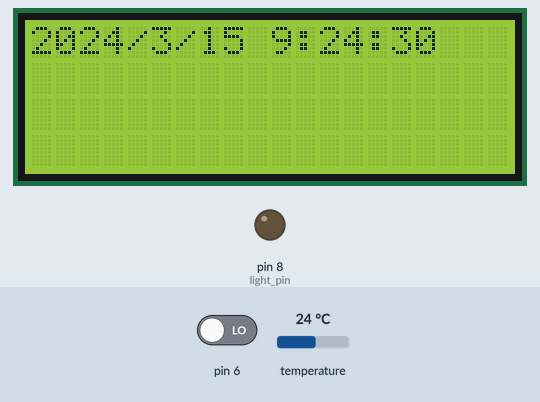
Recording of a sketch running on a simulated Arduino Uno, built with avr-gcc and run on an emulated ATmega328P. On the bench: 20×4 character LCD, output pins drawn as LEDs (lit = HIGH). Inputs (shaded band) come from the test bench; at power-on: temperature 24 °C, pin 6 LOW. The local clock reads 2024-03-15 10:24:30 at power-on unless the sketch sets it; what the sketch prints to the serial monitor is not drawn.

Above: at 1.2 s.
1.3 s: temperature set to 12 °C
At 3.2 s:
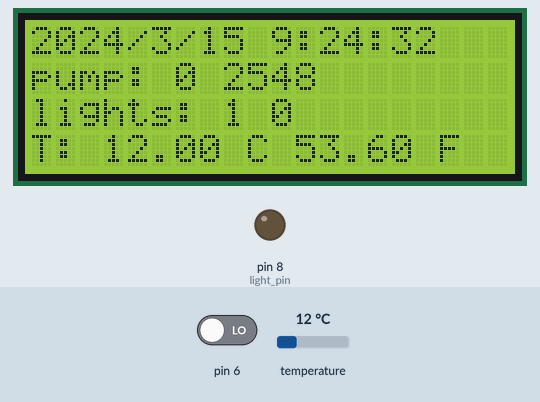
4.8 s: temperature set to 19 °C
At 6.3 s:
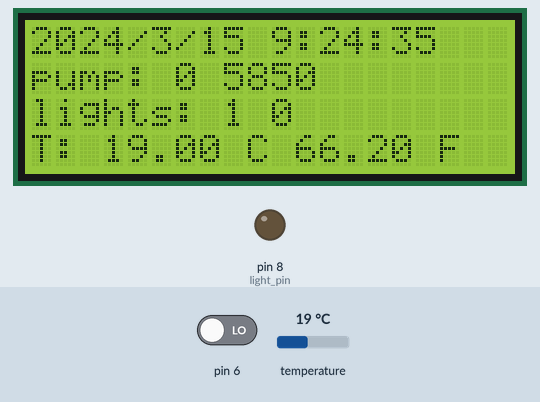
6.5 s: temperature set to 28 °C
At 7.3 s:
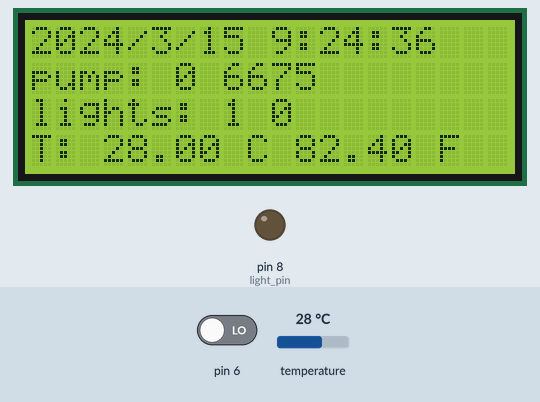
Timing chart, 0 to 9.5 s (numbered marks = the images above; inputs shaded):
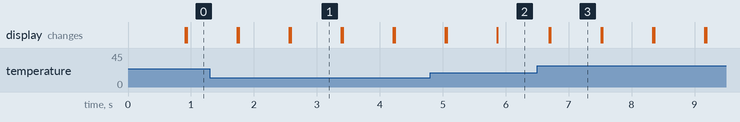

The sketch:

NewAqua.ino
```cpp
#include <Wire.h>
#include "DS3231.h"
#include <OneWire.h>
#include <DallasTemperature.h>
#include <LiquidCrystal_I2C.h>
LiquidCrystal_I2C lcd(0x27,20,4);  // set the LCD address to 0x27 for a 16 chars and 2 line display
RTClib RTC;

#define ONE_WIRE_BUS 13
// Setup a oneWire instance to communicate with any OneWire devices (not just Maxim/Dallas temperature ICs)
OneWire oneWire(ONE_WIRE_BUS);
// Pass our oneWire reference to Dallas Temperature.
DallasTemperature sensors(&oneWire);

int yr;
int mth;
int d;
int hr;
int m;
int s;

//timers
int current_hr;
int current_s;

//pump control
int pump_pin = 9;
int pump_state = 0;
unsigned long pump_start;
unsigned long pump_timer = 0;

//lights
int light_pin = 8;
int light_state = 0;
unsigned long light_start;

void setup () {
    Serial.begin(9600);
    Wire.begin();
    sensors.begin();
    lcd.init();
    // Print a message to the LCD.
    lcd.backlight();
    DateTime now = RTC.now();
    current_hr = now.hour() - 1; //during winter
    current_s = now.second();
    pinMode(light_pin,OUTPUT);
}

void loop () {
    lcd.setCursor(0,0);
    DateTime now = RTC.now();
    yr = now.year();
    mth = now.month();
    d = now.day();
    hr = now.hour() - 1; //during winter
    m = now.minute();
    s = now.second();

    Serial.print(yr, DEC);
    Serial.print('/');
    lcd.print(yr);
    lcd.print('/');

    Serial.print(mth, DEC);
    Serial.print('/');
    lcd.print(mth);
    lcd.print('/');

    Serial.print(d, DEC);
    Serial.print(' ');
    lcd.print(d);
    lcd.print(' ');

    Serial.print(hr, DEC);
    Serial.print(':');
    lcd.print(hr);
    lcd.print(':');

    Serial.print(m, DEC);
    Serial.print(':');
    if (m < 10) {
      lcd.print("0");
    }
    lcd.print(m);
    lcd.print(':');

    Serial.print(s, DEC);
    Serial.println();
    if (s < 10) {
      lcd.print("0");
    }
    lcd.print(s);

    lcd.setCursor(0,3);
    sensors.requestTemperatures();
    lcd.print("T: ");
    float C = sensors.getTempCByIndex(0);
    lcd.print(C); // Why "byIndex"? You can have more than one IC on the same bus. 0 refers to the first IC on the wire
    lcd.print(" C ");
    float F = (C * 1.8) + 32;
    lcd.print(F); // Why "byIndex"? You can have more than one IC on the same bus. 0 refers to the first IC on the wire
    lcd.print(" F ");


    //Main!//
    if (hr < 13 && hr > 8 && light_state == 0){
       light_state = 1;
       light_start = hr;
    }

    //if ((hr - light_start) < 7){
    if (hr < 17){
       digitalWrite(light_pin, LOW);
    } else {
       digitalWrite(light_pin, HIGH);
       light_state = 0;
    }

    lcd.setCursor(0,2);
    lcd.print("lights: ");
    lcd.print(light_state);
    lcd.print(" ");
    lcd.print(hr - light_start);


    //if (current_hr != hr){
    if (m%20 == 0 && pump_state == 0){
      current_hr = hr;
      pump_state = 1;
      pump_start = millis();
    }

    pump_timer = millis() - pump_start;
    lcd.setCursor(0,1);
    lcd.print("pump: ");
    lcd.print(pump_state);
    lcd.print(" ");
    lcd.print(pump_timer);


    if (pump_state == 1 && pump_timer < 240000){
      digitalWrite(pump_pin,HIGH);
    } else {
      digitalWrite(pump_pin,LOW);
      pump_state = 0;
    }

    int button = digitalRead(6);
    if (button == 1) {
      digitalWrite(pump_pin,HIGH);
    } else if (button == 0 && pump_state == 0) {
      digitalWrite(pump_pin,LOW);
    }
    //delay(500);
    //if (current_s != s){
    if (s % 10 == 0){
      current_s = s;
      lcd.clear();
    }
}
```

Measured:
- what the display in image 1 shows lasts 0.8 s, from 2.6 s to 3.4 s
